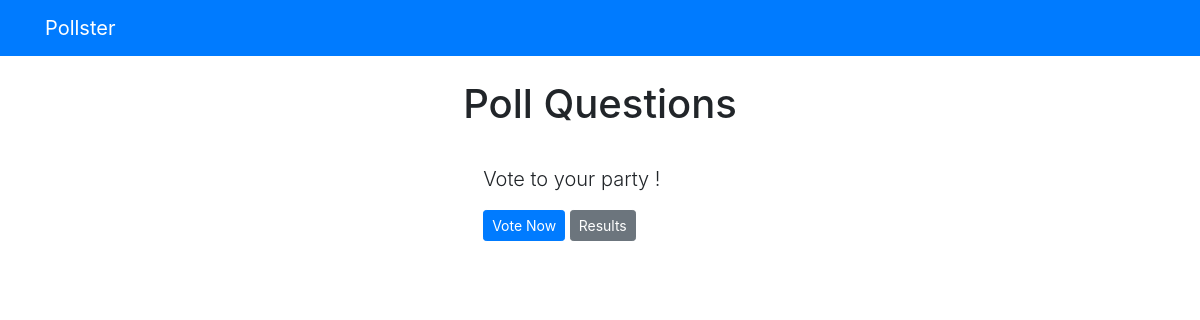
/polls/, run on an earlier commit of the app's database.
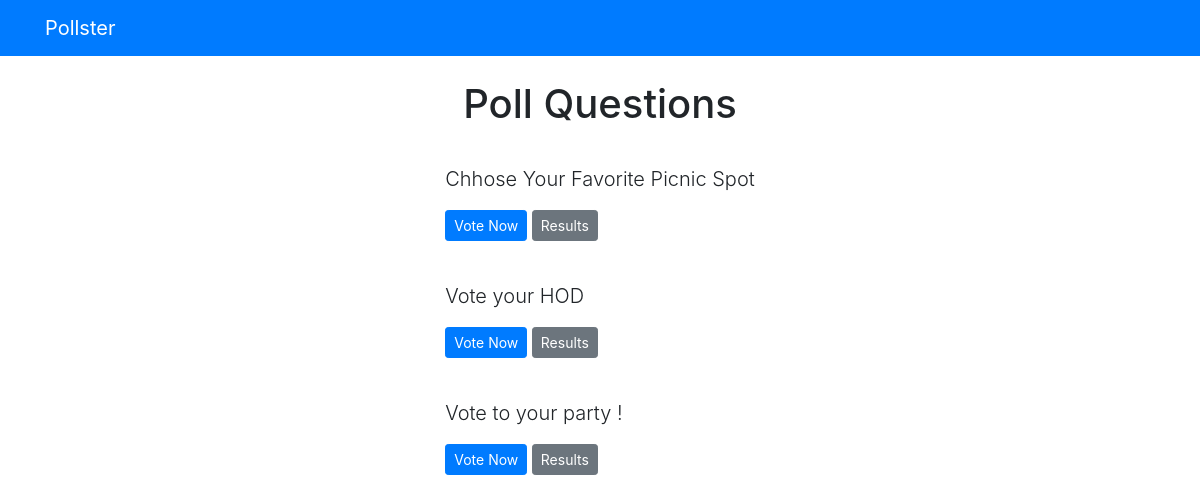
And on a later commit of the database.
### polls/models.py (models this page shows, shortened)
class Question(models.Model):
    question_text = models.CharField(max_length=200)
    pub_date = models.DateTimeField('date published')

### polls/views.py (the view)
# urls.py: path('', views.index, name='index'),
def index(request):
    latest_question_list = Question.objects.order_by('-pub_date')[:5]
    context = {'latest_question_list': latest_question_list}
    return render(request, 'polls/index.html', context)

### templates/polls/index.html
{% extends 'base.html' %}
{% block content %}
<h1 class = "text-center mb-3">Poll Questions</h1>
{% if latest_question_list %}
{% for question in latest_question_list %}
<div class = "card-mb-3">
   <div class = "card-body">
        <p class = "lead">{{question.question_text}}</p>
        <a href = "{% url 'polls:detail' question.id %}" class = "btn btn-primary btn-sm">Vote Now</a>
        <a href = "{% url 'polls:results' question.id %}" class = "btn btn-secondary btn-sm">Results</a>
    </div>
</div>
{% endfor %}
{% else %}
<p>No polls available</p>
{% endif %}
{% endblock %}

### templates/base.html (shortened to what this page needs)
<!DOCTYPE html>
<html lang = "en">
<head>
    <link rel="stylesheet" href="https://stackpath.bootstrapcdn.com/bootstrap/4.4.1/css/bootstrap.min.css"
>
</head>
<body>
    {% include 'partials/_navbar.html'%}
    <div class = "container">
       <div class = "row">
           <div class = ".col-md-6 m-auto">
                {% block content %}{% endblock%}
            </div>
        </div>
    </div>
</body>
</html>

### templates/partials/_navbar.html
<nav class = "navbar navbar-dark bg-primary mb-4">
   <div class = "container">
        <a class = "navbar-brand" href = "/" > Pollster </a>
    </div>
</nav>

What changed in the data, as far as the page shows it:
added Question: question_text "Chhose Your Favorite Picnic Spot"
added Question: question_text "Vote your HOD"
